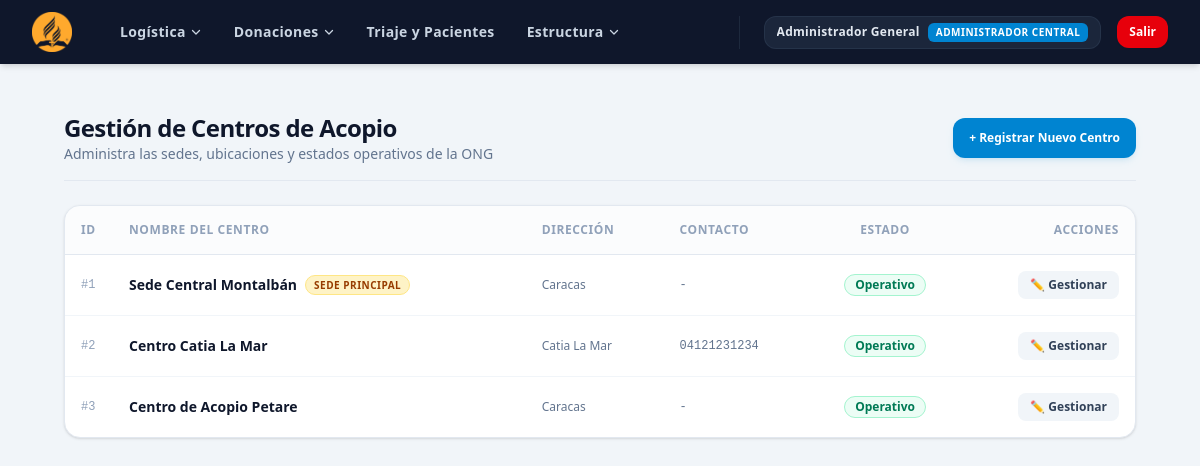
Before: /gestion_centros.php (signed in) with the older database file.
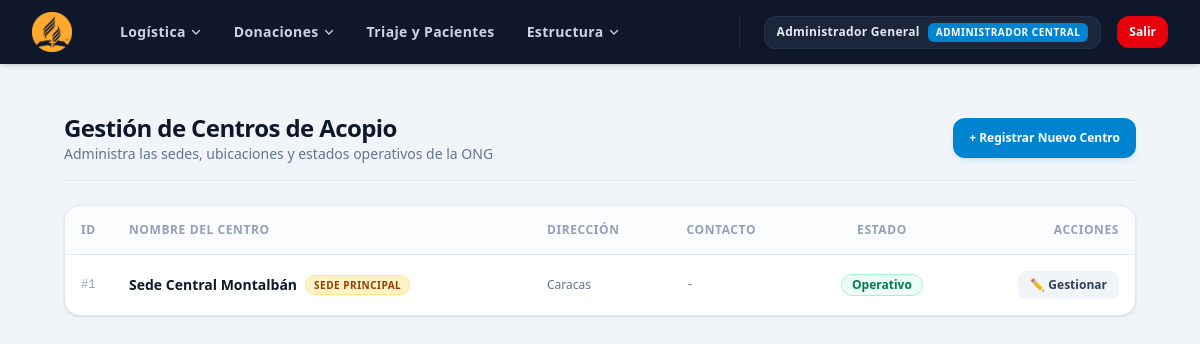
After: the same page with the newer database file.
### tables this page shows
CREATE TABLE `centros_acopio` (
  `id` int(11) NOT NULL,
  `nombre` varchar(120) NOT NULL,
  `direccion` varchar(255) DEFAULT NULL,
  `telefono` varchar(30) DEFAULT NULL,
  `es_sede_principal` tinyint(1) DEFAULT 0,
  `activo` tinyint(1) DEFAULT 1
);

### gestion_centros.php (the view, shortened to what this page needs)
<?php
include('header.php');
require_once('conexion.php');
try {
    $sql_centros = "SELECT * FROM centros_acopio ORDER BY es_sede_principal DESC, nombre ASC";
    $resultado_centros = $conn->query($sql_centros);
    $centros = [];
    while($c = $resultado_centros->fetch_assoc()) {
        $centros[] = $c;
    }
} catch (Exception $e) {
    die("Error en la consulta de datos: " . $e->getMessage());
}
?>
<div class="max-w-7xl mx-auto px-4 py-6 sm:px-6 lg:px-8"
     x-data="{
        modalCrear: false,
        modalEditar: false,
        centroEdit: {id: '', nombre: '', direccion: '', telefono: '', es_sede_principal: 0, activo: 1}
     }">
    <div class="mb-6 border-b border-slate-200 pb-4 flex flex-col sm:flex-row sm:items-center sm:justify-between gap-4">
        <div>
            <h2 class="text-xl sm:text-2xl font-black text-slate-900 tracking-tight">Gestión de Centros de Acopio</h2>
            <p class="text-sm text-slate-500 font-medium">Administra las sedes, ubicaciones y estados operativos de la ONG</p>
        </div>
        <button @click="modalCrear = true" class="w-full sm:w-auto bg-sky-600 hover:bg-sky-700 text-white text-xs font-bold py-3 px-4 rounded-xl transition text-center shadow-md shadow-sky-600/10 cursor-pointer">
            + Registrar Nuevo Centro
        </button>
    </div>
    <div class="bg-white rounded-2xl shadow-sm border border-slate-200 overflow-hidden">
        <div class="hidden md:block overflow-x-auto">
            <table class="w-full text-left text-sm border-collapse">
                <thead>
                    <tr class="border-b border-slate-200 bg-slate-50/50 text-slate-400 font-bold text-xs uppercase tracking-wider">
                        <th class="p-4 w-12">ID</th>
                        <th class="p-4">Nombre del Centro</th>
                        <th class="p-4">Dirección</th>
                        <th class="p-4">Contacto</th>
                        <th class="p-4 text-center">Estado</th>
                        <th class="p-4 text-right">Acciones</th>
                    </tr>
                </thead>
                <tbody class="divide-y divide-slate-100 text-slate-700">
                    <?php foreach ($centros as $c): ?>
                        <tr class="hover:bg-slate-50/50 transition <?php echo $c['activo'] == 0 ? 'opacity-60 bg-slate-50' : ''; ?>">
                            <td class="p-4 font-mono text-xs text-slate-400">#<?php echo $c['id']; ?></td>
                            <td class="p-4 font-bold text-slate-900">
                                <div class="flex items-center gap-2">
                                    <?php echo htmlspecialchars($c['nombre']); ?>
                                    <?php if($c['es_sede_principal'] == 1): ?>
                                        <span class="bg-amber-100 text-amber-800 text-[10px] px-2 py-0.5 rounded-full font-black tracking-wider border border-amber-200">SEDE PRINCIPAL</span>
                                    <?php endif; ?>
                                </div>
                            </td>
                            <td class="p-4 text-xs text-slate-500 max-w-xs truncate" title="<?php echo htmlspecialchars($c['direccion']); ?>">
                                <?php echo htmlspecialchars($c['direccion']) ?: '<span class="italic text-slate-300">No registrada</span>'; ?>
                            </td>
                            <td class="p-4 font-mono text-xs text-slate-500">
                                <?php echo htmlspecialchars($c['telefono']) ?: '-'; ?>
                            </td>
                            <td class="p-4 text-center">
                                <span class="inline-flex items-center px-2.5 py-0.5 rounded-full text-xs font-bold <?php echo $c['activo'] == 1 ? 'bg-emerald-50 text-emerald-700 border border-emerald-200' : 'bg-rose-50 text-rose-700 border border-rose-200'; ?>">
                                    <?php echo $c['activo'] == 1 ? 'Operativo' : 'Inactivo'; ?>
                                </span>
                            </td>
                            <td class="p-4 text-right space-x-2">
                                <button @click="centroEdit = {id: '<?php echo $c['id']; ?>', nombre: '<?php echo htmlspecialchars($c['nombre'], ENT_QUOTES); ?>', direccion: '<?php echo htmlspecialchars($c['direccion'], ENT_QUOTES); ?>', telefono: '<?php echo htmlspecialchars($c['telefono'], ENT_QUOTES); ?>', es_sede_principal: <?php echo $c['es_sede_principal']; ?>, activo: <?php echo $c['activo']; ?>}; modalEditar = true;"
                                        class="text-xs bg-slate-100 hover:bg-sky-50 hover:text-sky-700 text-slate-700 font-bold py-1.5 px-3 rounded-lg transition cursor-pointer">
                                    ✏️ Gestionar
                                </button>
                            </td>
                        </tr>
                    <?php endforeach; ?>
                </tbody>
            </table>
        </div>
    </div>
</div>
</body>
</html>

Changed rows visible on the page:
removed centros_acopio: id "2", nombre "Centro Catia La Mar", direccion "Catia La Mar", telefono "04121231234", activo "Operativo"
removed centros_acopio: id "3", nombre "Centro de Acopio Petare", direccion "Caracas", telefono "-", activo "Operativo"
